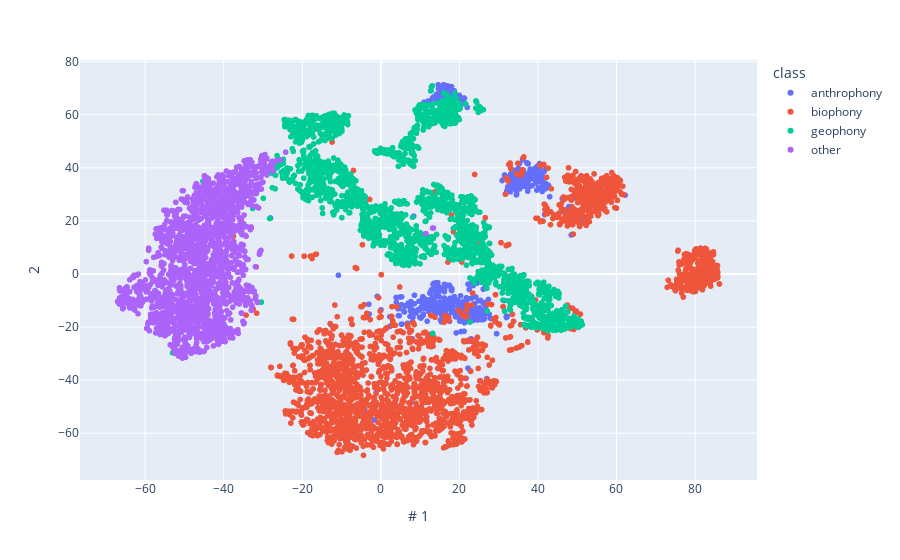

The notebook cell saved with this chart:
### Code cell
x=data[data.columns[0]]
y=data[data.columns[1]]
fig = px.scatter(data, x="# 1", y='2', color='class', hover_name=x.index)
fig.show()

### Figure 1 — Plotly figure (JSON) as saved in the notebook; plotly's stock layout.template omitted (floating-point values rounded to 4 significant figures; data arrays with more than 128 entries replaced by an {"elided": "..."} marker saying what was removed)
{"data": [{"hovertemplate": "<b>%{hovertext}</b><br><br>class=anthrophony<br># 1=%{x}<br>2=%{y}<extra></extra>", "hovertext": {"elided": "532 int values"}, "legendgroup": "anthrophony", "marker": {"color": "#636efa", "symbol": "circle"}, "mode": "markers", "name": "anthrophony", "showlegend": true, "type": "scattergl", "x": {"elided": "532 float values"}, "xaxis": "x", "y": {"elided": "532 float values"}, "yaxis": "y"}, {"hovertemplate": "<b>%{hovertext}</b><br><br>class=biophony<br># 1=%{x}<br>2=%{y}<extra></extra>", "hovertext": {"elided": "2379 int values"}, "legendgroup": "biophony", "marker": {"color": "#EF553B", "symbol": "circle"}, "mode": "markers", "name": "biophony", "showlegend": true, "type": "scattergl", "x": {"elided": "2379 float values"}, "xaxis": "x", "y": {"elided": "2379 float values"}, "yaxis": "y"}, {"hovertemplate": "<b>%{hovertext}</b><br><br>class=geophony<br># 1=%{x}<br>2=%{y}<extra></extra>", "hovertext": {"elided": "2014 int values"}, "legendgroup": "geophony", "marker": {"color": "#00cc96", "symbol": "circle"}, "mode": "markers", "name": "geophony", "showlegend": true, "type": "scattergl", "x": {"elided": "2014 float values"}, "xaxis": "x", "y": {"elided": "2014 float values"}, "yaxis": "y"}, {"hovertemplate": "<b>%{hovertext}</b><br><br>class=other<br># 1=%{x}<br>2=%{y}<extra></extra>", "hovertext": {"elided": "1679 int values"}, "legendgroup": "other", "marker": {"color": "#ab63fa", "symbol": "circle"}, "mode": "markers", "name": "other", "showlegend": true, "type": "scattergl", "x": {"elided": "1679 float values"}, "xaxis": "x", "y": {"elided": "1679 float values"}, "yaxis": "y"}], "layout": {"legend": {"title": {"text": "class"}, "tracegroupgap": 0}, "margin": {"t": 60}, "xaxis": {"anchor": "y", "domain": [0, 1], "title": {"text": "# 1"}}, "yaxis": {"anchor": "x", "domain": [0, 1], "title": {"text": "2"}}}}
